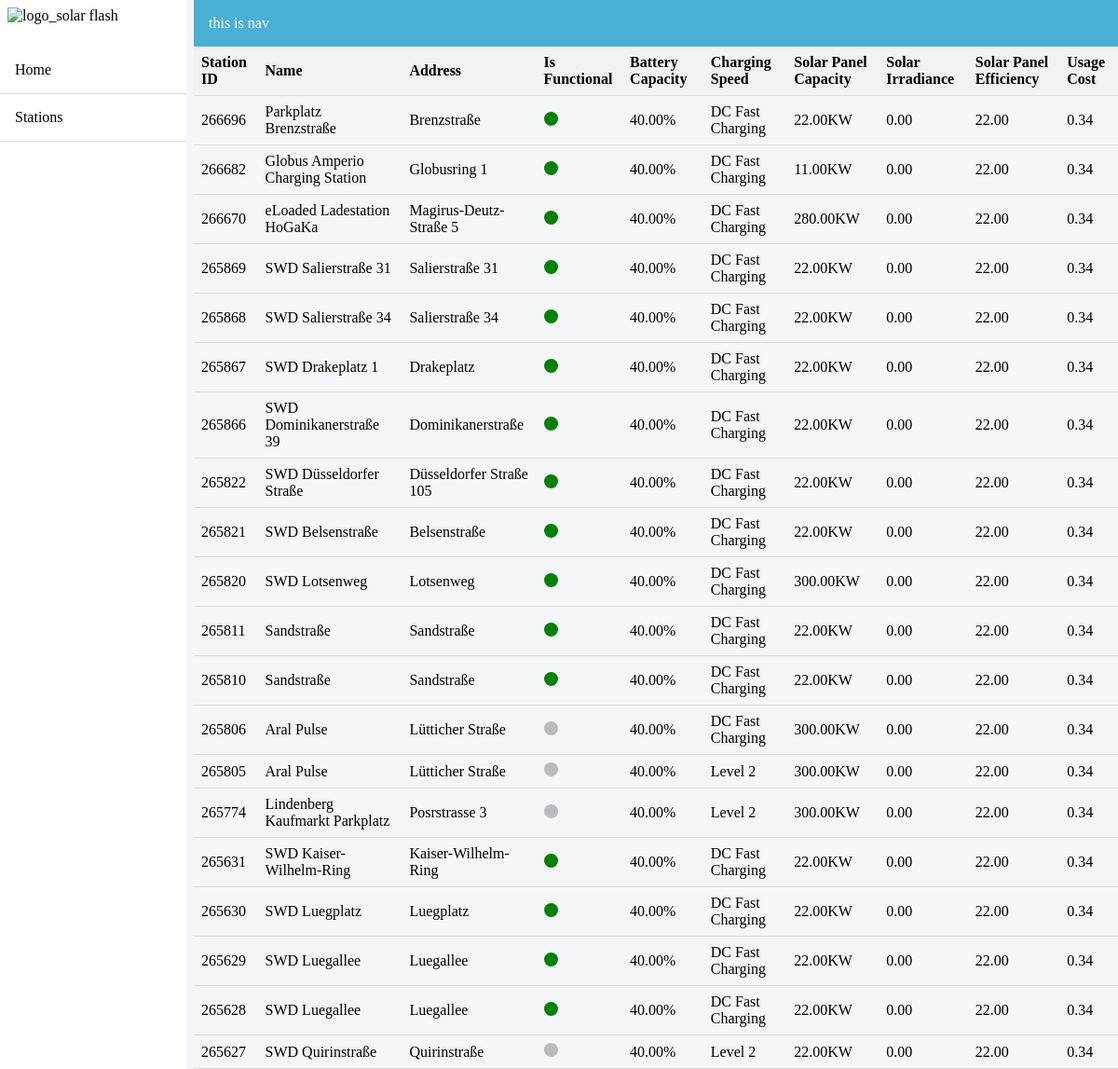
The app's page /stations with its own data.
### backend/models.py (models this page shows, shortened)
class ChargingStation(models.Model):
    name = models.CharField(max_length=100)
    stationid= models.CharField(max_length=100,unique=True,null=False,blank=False)
    location = models.CharField(max_length=200)
    latitude = models.DecimalField(max_digits=9, decimal_places=6)
    longitude = models.DecimalField(max_digits=9, decimal_places=6)
    is_functional = models.BooleanField(default=True,help_text='Verify if the station is functional')
    is_occupied = models.BooleanField(default=False,help_text='Verify if the station is Currently available for use')
    battery_capacity = models.DecimalField(max_digits=5, decimal_places=2,help_text='Current Battery level OF storage')
    charging_speed = models.DecimalField(max_digits=5, decimal_places=2,choices=charging_speeds,default=charging_speeds[2][1],help_text='level 1,level2 or fast charging')
    solar_panel_capacity = models.DecimalField(max_digits=6, decimal_places=2,help_text='Stations solar capacity.')
    solar_irradiance = models.DecimalField(max_digits=5, decimal_places=2,help_text='Solar intensity for a 16 day period using lon and lat values')
    solar_panel_efficiency = models.DecimalField(max_digits=4, decimal_places=2, help_text='Standard', default=22)
    usage_cost = models.FloatField(help_text='Cost per Kwh')

### backend/views.py (the view)
# urls.py: path('stations', views.stations,name='stations' ),
def stations(request):
    stations = ChargingStation.objects.all()
    context={
         'stations':stations
    }
    return render (request, 'backend/stations.html', context=context)

### backend/templates/backend/stations.html (shortened to what this page needs)
{% extends 'backend/base.html' %}
{% block content %}
    <div>
        <table>
            <thead>
                <tr>
                    <th>Station ID</th>
                    <th>Name</th>
                    <th>Address</th>
                    <th>Is Functional</th>
                    <th>Battery Capacity</th>
                    <th>Charging Speed</th>
                    <th>Solar Panel Capacity</th>
                    <th>Solar Irradiance</th>
                    <th>Solar Panel Efficiency</th>
                    <th>Usage Cost</th>
                </tr>
            </thead>
            <tbody>
                {% for charging_station in stations %}
                    <tr onclick="window.location.href='{% url 'station_overview' charging_station.stationid %}'">
                        <td>{{ charging_station.stationid }}</td>
                        <td>{{ charging_station.name }}</td>
                        <td>{{ charging_station.location }}</td>
                        <td> <span class="dot" style="{% if charging_station.is_functional %} background-color:green; {%endif%}"></span> </td>
                        <td>{{ charging_station.battery_capacity }}%</td>
                        <td>{{ charging_station.get_charging_speed_display }}</td>
                        <td>{{ charging_station.solar_panel_capacity }}KW</td>
                        <td>{{ charging_station.solar_irradiance }}</td>
                        <td>{{ charging_station.solar_panel_efficiency }}</td>
                        <td>{{ charging_station.usage_cost }}</td>
                    </tr>
                {% endfor %}
            </tbody>
        </table>
    </div>
{% endblock %}

### backend/templates/backend/base.html (shortened to what this page needs)
{%load static%}
<!DOCTYPE html>
<html lang="en">
<head>
</head>
    <body>
        <div class="grid_container">
            <div class="sidenav">
                <div class="logo">
                    <img src="https://i.ibb.co/L8D9zYg/Orange-Blue-Minimalist-Lightning-Fast-Logo.png" alt="logo_solar flash"  width="60px">
                </div>
                <div>
                    <ul >
                        <li><a href="{% url 'home' %}"> Home</a></li>
                        <li><a href="{% url 'stations' %}">Stations</a></li>
                    </ul>
                </div>
            </div>
            <div class="main">
                <nav>
                    this is nav
                </nav>
                <div>
                    {% block content %}
                    {%endblock%}
                </div>
            </div>
    </body>
</html>

### backend/templates/backend/base.html (style rules this page uses)
* { margin: 0; padding: 0; box-sizing: border-box; font-family: 'Times New Roman', Times, serif; }
:root { --primary-color: rgba(34,158,206,80%) }
body { background-color: #f5f6fa; }
nav { width: 100%; background-color: var(--primary-color); padding: 1rem; color: white; }
a { color: black; text-decoration: none; }
.grid_container { display: grid; width: 100%; height: 100vh; grid-template-columns: 200px 1fr; gap: 0.5rem; }
.grid_container > div { height:100%; }
.sidenav { background-color: white; }
.sidenav div { margin-bottom: 1rem; }
.sidenav li { padding:1rem; border-bottom: 1px solid #ddd; }
.logo { padding: 0.5rem 0.5rem; }
.main { background-color: #f5f6fa; }
ul { list-style-type: none; }
li { padding-block:7px ; }

### backend/templates/backend/stations.html (style rules this page uses)
table { border-collapse: collapse; }
th, td { padding: 8px; text-align: left; border-bottom: 1px solid #ddd; }
th { background-color: #f2f2f2; }
tr { cursor: pointer; }
.dot { height: 15px; width: 15px; background-color: #bbb; border-radius: 50%; display: inline-block; }

### records on screen
ChargingStation: stationid "266696", name "Parkplatz Brenzstraße", location "Brenzstraße", is_functional True (drawn), battery_capacity "40.00", charging_speed "DC Fast Charging", solar_panel_capacity "22.00", solar_irradiance "0.00", solar_panel_efficiency "22.00", usage_cost "0.34"
ChargingStation: stationid "266682", name "Globus Amperio Charging Station", location "Globusring 1", is_functional True (drawn), battery_capacity "40.00", charging_speed "DC Fast Charging", solar_panel_capacity "11.00", solar_irradiance "0.00", solar_panel_efficiency "22.00", usage_cost "0.34"
ChargingStation: stationid "266670", name "eLoaded Ladestation HoGaKa", location "Magirus-Deutz-Straße 5", is_functional True (drawn), battery_capacity "40.00", charging_speed "DC Fast Charging", solar_panel_capacity "280.00", solar_irradiance "0.00", solar_panel_efficiency "22.00", usage_cost "0.34"
ChargingStation: stationid "265869", name "SWD Salierstraße 31", location "Salierstraße 31", is_functional True (drawn), battery_capacity "40.00", charging_speed "DC Fast Charging", solar_panel_capacity "22.00", solar_irradiance "0.00", solar_panel_efficiency "22.00", usage_cost "0.34"
ChargingStation: stationid "265868", name "SWD Salierstraße 34", location "Salierstraße 34", is_functional True (drawn), battery_capacity "40.00", charging_speed "DC Fast Charging", solar_panel_capacity "22.00", solar_irradiance "0.00", solar_panel_efficiency "22.00", usage_cost "0.34"
ChargingStation: stationid "265867", name "SWD Drakeplatz 1", location "Drakeplatz", is_functional True (drawn), battery_capacity "40.00", charging_speed "DC Fast Charging", solar_panel_capacity "22.00", solar_irradiance "0.00", solar_panel_efficiency "22.00", usage_cost "0.34"
ChargingStation: stationid "265866", name "SWD Dominikanerstraße 39", location "Dominikanerstraße", is_functional True (drawn), battery_capacity "40.00", charging_speed "DC Fast Charging", solar_panel_capacity "22.00", solar_irradiance "0.00", solar_panel_efficiency "22.00", usage_cost "0.34"
ChargingStation: stationid "265822", name "SWD Düsseldorfer Straße", location "Düsseldorfer Straße 105", is_functional True (drawn), battery_capacity "40.00", charging_speed "DC Fast Charging", solar_panel_capacity "22.00", solar_irradiance "0.00", solar_panel_efficiency "22.00", usage_cost "0.34"
ChargingStation: stationid "265821", name "SWD Belsenstraße", location "Belsenstraße", is_functional True (drawn), battery_capacity "40.00", charging_speed "DC Fast Charging", solar_panel_capacity "22.00", solar_irradiance "0.00", solar_panel_efficiency "22.00", usage_cost "0.34"
ChargingStation: stationid "265820", name "SWD Lotsenweg", location "Lotsenweg", is_functional True (drawn), battery_capacity "40.00", charging_speed "DC Fast Charging", solar_panel_capacity "300.00", solar_irradiance "0.00", solar_panel_efficiency "22.00", usage_cost "0.34"
ChargingStation: stationid "265811", name "Sandstraße", location "Sandstraße", is_functional True (drawn), battery_capacity "40.00", charging_speed "DC Fast Charging", solar_panel_capacity "22.00", solar_irradiance "0.00", solar_panel_efficiency "22.00", usage_cost "0.34"
ChargingStation: stationid "265810", name "Sandstraße", location "Sandstraße", is_functional True (drawn), battery_capacity "40.00", charging_speed "DC Fast Charging", solar_panel_capacity "22.00", solar_irradiance "0.00", solar_panel_efficiency "22.00", usage_cost "0.34"
ChargingStation: stationid "265806", name "Aral Pulse", location "Lütticher Straße", is_functional False (drawn), battery_capacity "40.00", charging_speed "DC Fast Charging", solar_panel_capacity "300.00", solar_irradiance "0.00", solar_panel_efficiency "22.00", usage_cost "0.34"
ChargingStation: stationid "265805", name "Aral Pulse", location "Lütticher Straße", is_functional False (drawn), battery_capacity "40.00", charging_speed "Level 2", solar_panel_capacity "300.00", solar_irradiance "0.00", solar_panel_efficiency "22.00", usage_cost "0.34"
ChargingStation: stationid "265774", name "Lindenberg Kaufmarkt Parkplatz", location "Posrstrasse 3", is_functional False (drawn), battery_capacity "40.00", charging_speed "Level 2", solar_panel_capacity "300.00", solar_irradiance "0.00", solar_panel_efficiency "22.00", usage_cost "0.34"
ChargingStation: stationid "265631", name "SWD Kaiser-Wilhelm-Ring", location "Kaiser-Wilhelm-Ring", is_functional True (drawn), battery_capacity "40.00", charging_speed "DC Fast Charging", solar_panel_capacity "22.00", solar_irradiance "0.00", solar_panel_efficiency "22.00", usage_cost "0.34"
ChargingStation: stationid "265630", name "SWD Luegplatz", location "Luegplatz", is_functional True (drawn), battery_capacity "40.00", charging_speed "DC Fast Charging", solar_panel_capacity "22.00", solar_irradiance "0.00", solar_panel_efficiency "22.00", usage_cost "0.34"
ChargingStation: stationid "265629", name "SWD Luegallee", location "Luegallee", is_functional True (drawn), battery_capacity "40.00", charging_speed "DC Fast Charging", solar_panel_capacity "22.00", solar_irradiance "0.00", solar_panel_efficiency "22.00", usage_cost "0.34"
ChargingStation: stationid "265628", name "SWD Luegallee", location "Luegallee", is_functional True (drawn), battery_capacity "40.00", charging_speed "DC Fast Charging", solar_panel_capacity "22.00", solar_irradiance "0.00", solar_panel_efficiency "22.00", usage_cost "0.34"
ChargingStation: stationid "265627", name "SWD Quirinstraße", location "Quirinstraße", is_functional False (drawn), battery_capacity "40.00", charging_speed "Level 2", solar_panel_capacity "22.00", solar_irradiance "0.00", solar_panel_efficiency "22.00", usage_cost "0.34"
